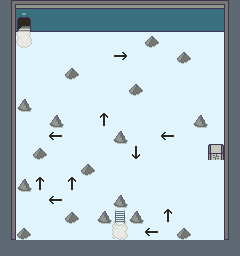

A level layout from a 2D game, rendered from its tile map. Below: a short description, then the map file with tile-grid data replaced by summaries:
An orthogonal 15x16 tile map with 16x16 px tiles, 2 tile layers (Tile Layer 1, Tile Layer 2), 8 tilesets and 7 objects (2x NPC, 2x Modifier, 2x Door).

<map version="1.9" tiledversion="1.9.0" orientation="orthogonal" renderorder="right-down" width="15" height="16" tilewidth="16" tileheight="16" infinite="0" backgroundcolor="#e1f5fe" nextlayerid="11" nextobjectid="70">
 <properties>
  <property name="action" value="(map-name &quot;XEONJIA TOWER – 9F&quot;)" />
  <property name="disable-worldmap" type="bool" value="true" />
  <property name="map-name" value="XEONJIA TOWER – 9F" />
  <property name="music" value="tower" />
 </properties>
 <tileset firstgid="1" source="../tilesets/outdoor-1.tsx" />
 <tileset firstgid="129" source="../tilesets/monsters.tsx" />
 <tileset firstgid="204" source="../tilesets/npc_common.tsx" />
 <tileset firstgid="256" source="../tilesets/outdoor-2.tsx" />
 <tileset firstgid="416" source="../tilesets/outdoor-3.tsx" />
 <tileset firstgid="544" source="../tilesets/npc_main.tsx" />
 <tileset firstgid="576" source="../tilesets/basic.tsx" />
 <tileset firstgid="600" source="../tilesets/tower.tsx" />
 <layer id="1" name="Tile Layer 1" width="15" height="16">
  <data>[240 cells, 101 non-empty, 20 distinct tile ids]</data>
 </layer>
 <objectgroup id="9" name="npc">
  <object id="63" class="NPC" gid="556" x="32" y="48" width="16" height="16">
   <properties>
    <property name="action" value="(dialog '((&quot;/&quot; &quot;Arrows, arrows. Arrows again.&quot;)))" />
    <property name="actionOnEvent">(if (visited-room "x10")
  (delete-me))</property>
   </properties>
  </object>
  <object id="64" class="NPC" gid="572" x="48" y="48" width="16" height="16">
   <properties>
    <property name="action" value="(dialog '((&quot;/&quot; &quot;Just a little more effort and we'll make it.&quot;)))" />
    <property name="actionOnEvent">(if (visited-room "x10")
  (delete-me))</property>
   </properties>
  </object>
 </objectgroup>
 <layer id="6" name="Tile Layer 2" width="15" height="16">
  <data>[240 cells, 1 non-empty, 1 distinct tile ids]</data>
 </layer>
 <objectgroup id="8" name="items">
  <object id="67" class="Modifier" gid="594" x="112" y="160" width="16" height="16">
   <properties>
    <property name="moneyDelta" type="int" value="20" />
   </properties>
  </object>
  <object id="68" class="Modifier" gid="594" x="32" y="144" width="16" height="16">
   <properties>
    <property name="moneyDelta" type="int" value="20" />
   </properties>
  </object>
  <object id="69" gid="660" x="208" y="176" width="16" height="16">
   <properties>
    <property name="action">(if (= (orientation) 1)
  (if (= (get-initial-HP) 100)
    (hp-machine
      '(("fresh-water" 33 "(give-item \"fresh-water\")")
      ("pomegranate-juice" 90 "(give-item \"pomegranate-juice\")")
      ("kiwi-juice" 105 "(give-item \"kiwi-juice\")")
      ("healer" 125 "(give-item \"healer\")")
      ("healer-plus" 140 "(give-item \"healer-plus\")")
      ("hp-up-5-shop" 180 "(begin (increase-HP 5) (set-HP-diff 105))")))
    (hp-machine
      '(("fresh-water" 33 "(give-item \"fresh-water\")")
      ("pomegranate-juice" 90 "(give-item \"pomegranate-juice\")")
      ("kiwi-juice" 105 "(give-item \"kiwi-juice\")")
      ("healer" 125 "(give-item \"healer\")")
      ("healer-plus" 140 "(give-item \"healer-plus\")"))))
  (dialog '(("I can't use the HP machine from this side."))))</property>
   </properties>
  </object>
 </objectgroup>
 <objectgroup id="10" name="spawn points">
  <object id="54" class="Door" x="16" y="32" width="16" height="16">
   <properties>
    <property name="mainDoor" type="bool" value="true" />
    <property name="roomId" value="x8" />
   </properties>
  </object>
  <object id="66" class="Door" x="112" y="224" width="16" height="16">
   <properties>
    <property name="roomId" value="x10" />
   </properties>
  </object>
 </objectgroup>
</map>
